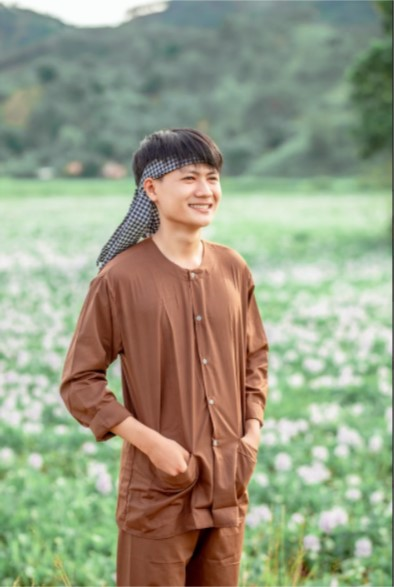
#> input picture xu_ly_anh_so/VoVanDuc_20110635_quaTrinh_xlas/Bai4/vovanduc.jpg, 394 x 587 px
$ python bai4.py
#> lines starting #> are read from the running program, lines starting #| are printed output that depends on the picture; after the words box and inside, x2 and y2 are one past the last pixel; in counts of white or black regions, pixels touching at a corner belong together
import matplotlib.pyplot as plt
import numpy as np
import cv2
import os
#Blue screen matting requires a reference image of a non-blue foreground against a pureblue background. The blue background from the monitor did not photograph as pure blue and light reflections onto the foreground caused confusion in the algorithm. For pixels what were significantly more blue than they were either red or yellow, an alpha value was calculated to be one minus the pixel's blue channel.

def thayDoiBackGround(image_in):
      hinhAnh = cv2.imread(image_in)
#> hinhAnh is the input picture: shape (587, 394, 3); mean B, G, R 131.9, 156.2, 151.5
      cv2.imshow('in',hinhAnh)
      cv2.waitKey(0)
      print('Hinh anh hien tai:', type(hinhAnh),
            ' dich den:', hinhAnh.shape)
#| Hinh anh hien tai: <class 'numpy.ndarray'>  dich den: (587, 394, 3)

      hinhAnhCopy = np.copy(hinhAnh)
      plt.imshow(hinhAnhCopy)

      hinhAnhCopy = cv2.cvtColor(hinhAnhCopy, cv2.COLOR_BGR2RGB)
      plt.imshow(hinhAnhCopy)

      xanhThuong = np.array([0,0,230])
      xanhHoa = np.array([250,250,255])

      mask = cv2.inRange(hinhAnhCopy, xanhThuong, xanhHoa)
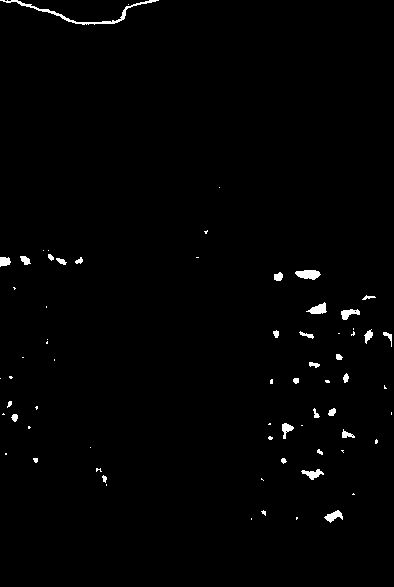
#> mask: shape (587, 394); 1% white; 69 white regions (38 under 20 px), largest, box (x1, y1, x2, y2) and area: (0, 0, 159, 25) 434, (295, 270, 321, 280) 186, (306, 302, 327, 314) 141
      plt.imshow(mask, cmap='gray')

      anhKhauTrang = np.copy(hinhAnhCopy)
      anhKhauTrang[mask != 0] = [0, 0, 0]
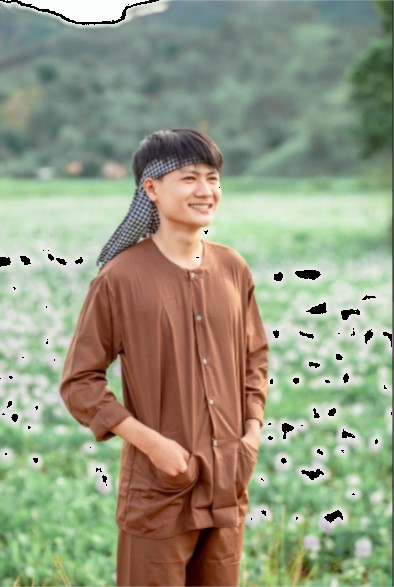
#> anhKhauTrang: shape (587, 394, 3); mean R, G, B 149, 153.7, 129.4
      plt.imshow(anhKhauTrang)

      nenAnh = np.zeros(hinhAnh.shape, np.uint8)
      nenAnh[:] = (0, 128, 0)

      #This solution did not wor well for the image below. All three of the results are entirely tinted blue because the reference background was not pure blue. For this same reason, the water bottle blends into the rest of the constructed scenes.
      nenAnh = cv2.cvtColor(nenAnh, cv2.COLOR_BGR2RGB)
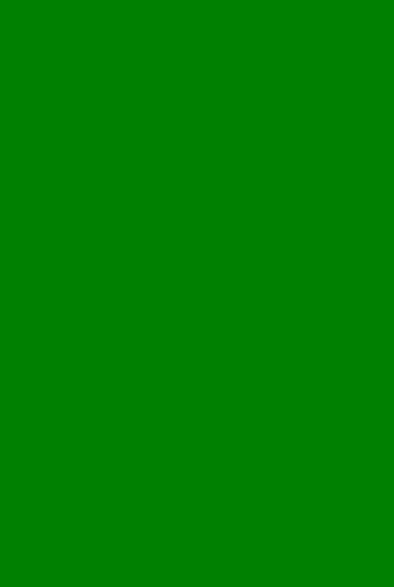
#> nenAnh: shape (587, 394, 3); mean R, G, B 0, 128, 0
      crop_background = nenAnh[0:hinhAnh.shape[0], 0:hinhAnh.shape[1]]


      crop_background[mask == 0] = [0,0,0]
      plt.imshow(crop_background)

      complete_image = anhKhauTrang + crop_background
      plt.imshow(complete_image)
      plt.show()
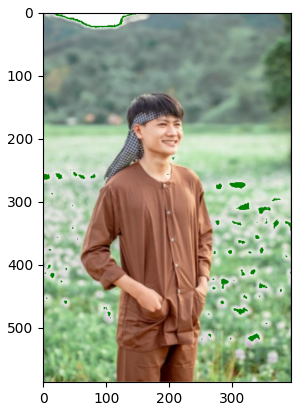
#> figure drawn by matplotlib, 1 panel; B, G, R data is drawn as R, G, B

duong_dan_file =os.path.split(os.path.abspath(__file__))[0]
ten_file='vovanduc.jpg'
fileInput = os.path.join(duong_dan_file, ten_file)

thayDoiBackGround(fileInput)
